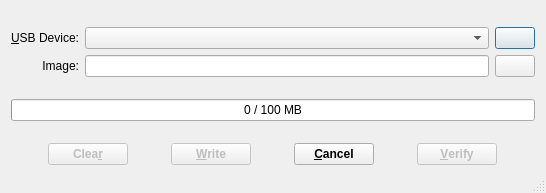
<?xml version="1.0" encoding="UTF-8"?>
<ui version="4.0">
 <class>MainWindow</class>
 <widget class="QDialog" name="MainWindow">
  <property name="geometry">
   <rect>
    <x>0</x>
    <y>0</y>
    <width>546</width>
    <height>193</height>
   </rect>
  </property>
  <property name="sizePolicy">
   <sizepolicy hsizetype="Preferred" vsizetype="Preferred">
    <horstretch>0</horstretch>
    <verstretch>0</verstretch>
   </sizepolicy>
  </property>
  <property name="minimumSize">
   <size>
    <width>0</width>
    <height>0</height>
   </size>
  </property>
  <property name="maximumSize">
   <size>
    <width>16777215</width>
    <height>16777215</height>
   </size>
  </property>
  <property name="acceptDrops">
   <bool>true</bool>
  </property>
  <property name="windowTitle">
   <string>Image Writer</string>
  </property>
  <property name="windowIcon">
   <iconset resource="ImageWriter.qrc">
    <normaloff>:/res/icon-iw.svg</normaloff>:/res/icon-iw.svg</iconset>
  </property>
  <property name="sizeGripEnabled">
   <bool>true</bool>
  </property>
  <layout class="QVBoxLayout" name="mainVerticalLayout">
   <property name="sizeConstraint">
    <enum>QLayout::SetDefaultConstraint</enum>
   </property>
   <item>
    <layout class="QGridLayout" name="controlsGridLayout">
     <item row="3" column="3">
      <widget class="QPushButton" name="deviceRefreshButton">
       <property name="toolTip">
        <string>Refresh the list</string>
       </property>
       <property name="text">
        <string/>
       </property>
       <property name="icon">
        <iconset resource="ImageWriter.qrc">
         <normaloff>:/res/icon-refresh.ico</normaloff>:/res/icon-refresh.ico</iconset>
       </property>
      </widget>
     </item>
     <item row="4" column="1">
      <widget class="QLineEdit" name="imageEdit">
       <property name="acceptDrops">
        <bool>false</bool>
       </property>
       <property name="dragEnabled">
        <bool>true</bool>
       </property>
       <property name="readOnly">
        <bool>true</bool>
       </property>
      </widget>
     </item>
     <item row="4" column="0">
      <widget class="QLabel" name="imageLabel">
       <property name="sizePolicy">
        <sizepolicy hsizetype="Preferred" vsizetype="Fixed">
         <horstretch>0</horstretch>
         <verstretch>0</verstretch>
        </sizepolicy>
       </property>
       <property name="text">
        <string>Image:</string>
       </property>
       <property name="alignment">
        <set>Qt::AlignRight|Qt::AlignTrailing|Qt::AlignVCenter</set>
       </property>
      </widget>
     </item>
     <item row="4" column="3">
      <widget class="QPushButton" name="imageSelectButton">
       <property name="toolTip">
        <string>Open image file</string>
       </property>
       <property name="text">
        <string/>
       </property>
       <property name="icon">
        <iconset resource="ImageWriter.qrc">
         <normaloff>:/res/icon-open.ico</normaloff>:/res/icon-open.ico</iconset>
       </property>
      </widget>
     </item>
     <item row="3" column="0">
      <widget class="QLabel" name="deviceLabel">
       <property name="text">
        <string>&amp;USB Device:</string>
       </property>
       <property name="alignment">
        <set>Qt::AlignRight|Qt::AlignTrailing|Qt::AlignVCenter</set>
       </property>
       <property name="buddy">
        <cstring>deviceList</cstring>
       </property>
      </widget>
     </item>
     <item row="3" column="1">
      <widget class="QComboBox" name="deviceList">
       <property name="duplicatesEnabled">
        <bool>true</bool>
       </property>
      </widget>
     </item>
    </layout>
   </item>
   <item>
    <widget class="QProgressBar" name="progressBar">
     <property name="value">
      <number>0</number>
     </property>
     <property name="format">
      <string>%v / %m MB</string>
     </property>
    </widget>
   </item>
   <item>
    <layout class="QHBoxLayout" name="horizontalLayout">
     <item>
      <widget class="QPushButton" name="clearButton">
       <property name="enabled">
        <bool>false</bool>
       </property>
       <property name="sizePolicy">
        <sizepolicy hsizetype="Fixed" vsizetype="Fixed">
         <horstretch>0</horstretch>
         <verstretch>0</verstretch>
        </sizepolicy>
       </property>
       <property name="font">
        <font>
         <weight>75</weight>
         <bold>true</bold>
        </font>
       </property>
       <property name="toolTip">
        <string>Delete partitions and make all space available for storing data</string>
       </property>
       <property name="text">
        <string>Clea&amp;r</string>
       </property>
      </widget>
     </item>
     <item>
      <widget class="QPushButton" name="writeButton">
       <property name="enabled">
        <bool>false</bool>
       </property>
       <property name="sizePolicy">
        <sizepolicy hsizetype="Fixed" vsizetype="Fixed">
         <horstretch>0</horstretch>
         <verstretch>0</verstretch>
        </sizepolicy>
       </property>
       <property name="font">
        <font>
         <weight>75</weight>
         <bold>true</bold>
        </font>
       </property>
       <property name="text">
        <string>&amp;Write</string>
       </property>
      </widget>
     </item>
     <item>
      <widget class="QPushButton" name="cancelButton">
       <property name="sizePolicy">
        <sizepolicy hsizetype="Fixed" vsizetype="Fixed">
         <horstretch>0</horstretch>
         <verstretch>0</verstretch>
        </sizepolicy>
       </property>
       <property name="font">
        <font>
         <weight>75</weight>
         <bold>true</bold>
        </font>
       </property>
       <property name="focusPolicy">
        <enum>Qt::NoFocus</enum>
       </property>
       <property name="text">
        <string>&amp;Cancel</string>
       </property>
      </widget>
     </item>
     <item>
      <widget class="QPushButton" name="verifyButton">
       <property name="enabled">
        <bool>false</bool>
       </property>
       <property name="sizePolicy">
        <sizepolicy hsizetype="Fixed" vsizetype="Fixed">
         <horstretch>0</horstretch>
         <verstretch>0</verstretch>
        </sizepolicy>
       </property>
       <property name="font">
        <font>
         <weight>75</weight>
         <bold>true</bold>
        </font>
       </property>
       <property name="focusPolicy">
        <enum>Qt::NoFocus</enum>
       </property>
       <property name="text">
        <string>&amp;Verify</string>
       </property>
      </widget>
     </item>
    </layout>
   </item>
  </layout>
 </widget>
 <layoutdefault spacing="6" margin="11"/>
 <tabstops>
  <tabstop>imageEdit</tabstop>
  <tabstop>imageSelectButton</tabstop>
 </tabstops>
 <resources>
  <include location="ImageWriter.qrc"/>
 </resources>
 <connections>
  <connection>
   <sender>imageSelectButton</sender>
   <signal>clicked()</signal>
   <receiver>MainWindow</receiver>
   <slot>openImageFile()</slot>
   <hints>
    <hint type="sourcelabel">
     <x>700</x>
     <y>76</y>
    </hint>
    <hint type="destinationlabel">
     <x>467</x>
     <y>7</y>
    </hint>
   </hints>
  </connection>
  <connection>
   <sender>writeButton</sender>
   <signal>clicked()</signal>
   <receiver>MainWindow</receiver>
   <slot>writeImageToDevice()</slot>
   <hints>
    <hint type="sourcelabel">
     <x>619</x>
     <y>137</y>
    </hint>
    <hint type="destinationlabel">
     <x>507</x>
     <y>13</y>
    </hint>
   </hints>
  </connection>
  <connection>
   <sender>deviceRefreshButton</sender>
   <signal>clicked()</signal>
   <receiver>MainWindow</receiver>
   <slot>scheduleEnumFlashDevices()</slot>
   <hints>
    <hint type="sourcelabel">
     <x>685</x>
     <y>92</y>
    </hint>
    <hint type="destinationlabel">
     <x>542</x>
     <y>18</y>
    </hint>
   </hints>
  </connection>
  <connection>
   <sender>clearButton</sender>
   <signal>clicked()</signal>
   <receiver>MainWindow</receiver>
   <slot>clearDevice()</slot>
   <hints>
    <hint type="sourcelabel">
     <x>321</x>
     <y>133</y>
    </hint>
    <hint type="destinationlabel">
     <x>274</x>
     <y>77</y>
    </hint>
   </hints>
  </connection>
  <connection>
   <sender>verifyButton</sender>
   <signal>clicked()</signal>
   <receiver>MainWindow</receiver>
   <slot>verifyDevice()</slot>
   <hints>
    <hint type="sourcelabel">
     <x>321</x>
     <y>133</y>
    </hint>
    <hint type="destinationlabel">
     <x>274</x>
     <y>77</y>
    </hint>
   </hints>
  </connection>
 </connections>
 <slots>
  <slot>openImageFile()</slot>
  <slot>writeImageToDevice()</slot>
  <slot>scheduleEnumFlashDevices()</slot>
  <slot>clearDevice()</slot>
  <slot>verifyDevice()</slot>
 </slots>
</ui>
